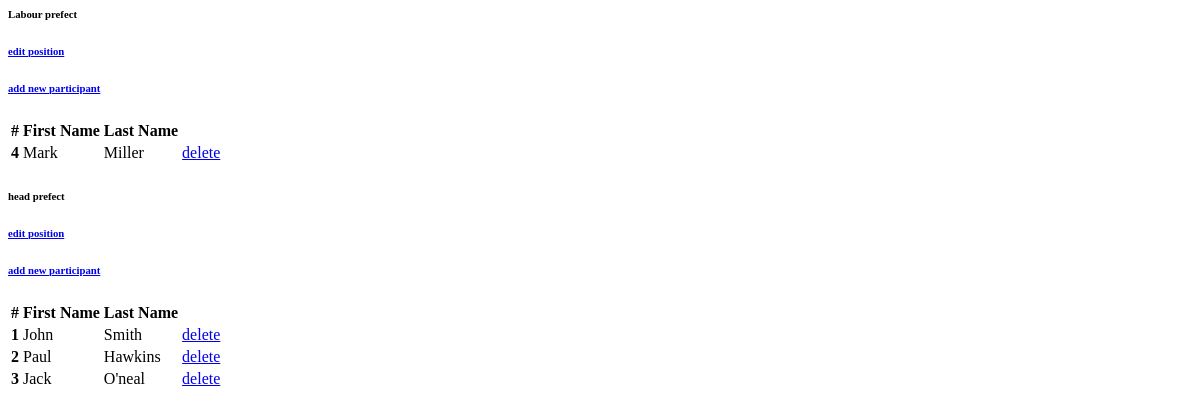
The app's page /positions, older data.
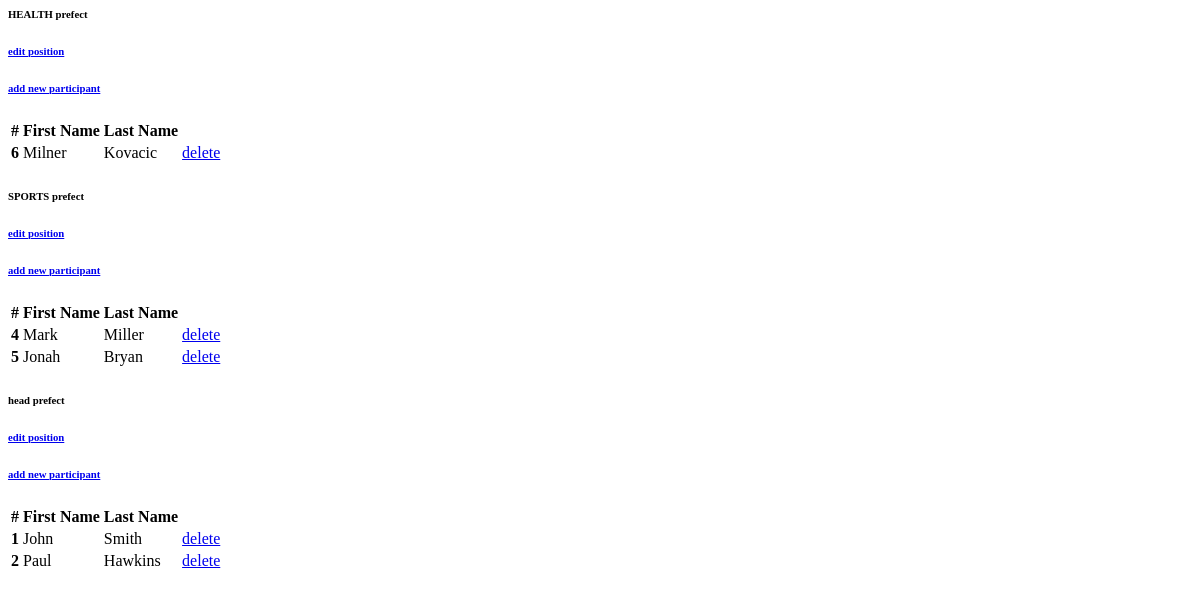
The same page, newer data.
### models.py (models this page shows)
class PositionModel(db.Model):
	id = db.Column( db.Integer, primary_key = True )
	pos = db.Column( db.String(100), nullable = False )

class AspirantModel( db.Model ):
	id = db.Column( db.Integer, primary_key = True )
	pid = db.Column( db.Integer, nullable = False )
	fname = db.Column( db.String(100), nullable = False )
	lname = db.Column( db.String(100), nullable = False )
	votes = db.Column( db.Integer, default = 0, nullable = False )

### views.py (the view, shortened to what this page needs)
@app.route("/positions", methods = ['GET', 'POST'])
def positions_view():
	return render_template( "pos.html", positions = ctr.positions_with_asp() )

### controllers.py (called while the page is built)
@marshal_with( aspirant_field )
def all_aspirants(pid):
	data = AspirantModel.query.filter_by( pid = pid ).all()
	return data

@marshal_with({"id": fields.Integer, "pos": fields.String})
def all_positions():
	data = PositionModel.query.all()
	res = []
	return data

def positions_with_asp(  ):
	positions = all_positions()
	for row in positions:
		row.aspirants = all_aspirants( row['id'] )
	return positions

### templates/pos.html (shortened to what this page needs)
    {%for pos in positions[::-1]%}
    <div class="col-lg-6 mb-4" id="pos-{{pos}}">
        <div class = "card">
        <div class="card-header">
            <h6 class="text-uppercase text-center mb-0">{{pos.pos}} prefect</h6>
            <h6 class="text-center text-blue mb-0">
                <a data-toggle="modal" data-target="#edit-pos-{{pos.pos.replace(' ', '-')}}" href="javascript:void(0)">
                    edit position
                </a>
            </h6>
            <h6 class="text-center text-blue mb-0">
                <a data-toggle="modal" data-target="#add-asp-{{pos.pos.replace(' ', '-')}}" href="javascript:void(0)">
                    add new participant
                </a>
            </h6>
        </div>
        <div class="card-body">
            <table class="table table-striped table-hover card-text">
                <thead>
                    <tr>
                    <th>#</th>
                    <th>First Name</th>
                    <th>Last Name</th>
                    </tr>
                </thead>
                <tbody>
                    {%for asp in pos.aspirants%}
                        <tr id="aspirant-{{asp.id}}" >
                            <th scope="row">{{asp.id}}</th>
                            <td>{{asp.fname}}</td>
                            <td>{{asp.lname}}</td>
                            <td onclick="slotter_gang(`{{asp.id}}`)">
                                <a class="text-red text-uppercase" href="javascript:void(0)">
                                    delete
                                </a>
                            </td>
                        </tr>
                    {%endfor%}
                </tbody>
            </table>
        </div>
        </div>
    </div>
{%endfor%}

Row changes from the older to the newer data that the page shows:
removed AspirantModel: id "3", fname "Jack", lname "O'neal", shown under PositionModel "head"
added PositionModel: pos "HEALTH"
added AspirantModel: id "6", fname "Milner", lname "Kovacic", shown under "HEALTH"
changed PositionModel: pos "Labour" → "SPORTS"
added AspirantModel: id "5", fname "Jonah", lname "Bryan", shown under PositionModel "SPORTS"
